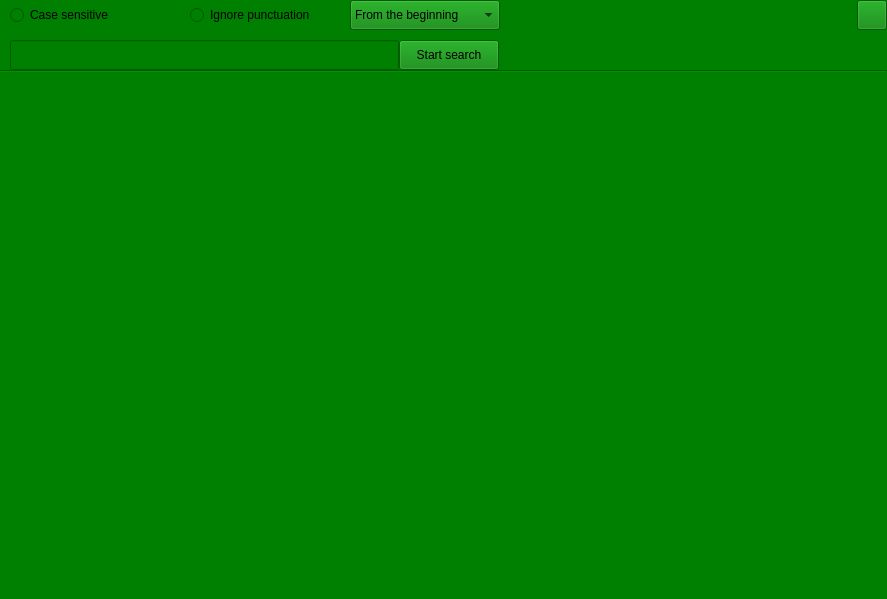
<?xml version="1.0" encoding="UTF-8"?>
<ui version="4.0">
 <class>ReadingSearchWidget</class>
 <widget class="QWidget" name="ReadingSearchWidget">
  <property name="geometry">
   <rect>
    <x>0</x>
    <y>0</y>
    <width>887</width>
    <height>599</height>
   </rect>
  </property>
  <property name="windowTitle">
   <string>Form</string>
  </property>
  <property name="styleSheet">
   <string notr="true">background-color:green;</string>
  </property>
  <layout class="QVBoxLayout" name="verticalLayout_2" stretch="0,0,0">
   <property name="spacing">
    <number>0</number>
   </property>
   <property name="leftMargin">
    <number>0</number>
   </property>
   <property name="topMargin">
    <number>0</number>
   </property>
   <property name="rightMargin">
    <number>0</number>
   </property>
   <property name="bottomMargin">
    <number>0</number>
   </property>
   <item>
    <layout class="QVBoxLayout" name="verticalLayout_3">
     <property name="spacing">
      <number>10</number>
     </property>
     <property name="leftMargin">
      <number>10</number>
     </property>
     <item>
      <layout class="QHBoxLayout" name="SearchSettingsLayout">
       <item>
        <widget class="QRadioButton" name="CaseSensitive">
         <property name="minimumSize">
          <size>
           <width>150</width>
           <height>30</height>
          </size>
         </property>
         <property name="maximumSize">
          <size>
           <width>150</width>
           <height>30</height>
          </size>
         </property>
         <property name="text">
          <string>Case sensitive</string>
         </property>
        </widget>
       </item>
       <item>
        <spacer name="horizontalSpacer_3">
         <property name="orientation">
          <enum>Qt::Horizontal</enum>
         </property>
         <property name="sizeType">
          <enum>QSizePolicy::Fixed</enum>
         </property>
         <property name="sizeHint" stdset="0">
          <size>
           <width>20</width>
           <height>20</height>
          </size>
         </property>
        </spacer>
       </item>
       <item>
        <widget class="QRadioButton" name="Punctuation">
         <property name="minimumSize">
          <size>
           <width>150</width>
           <height>30</height>
          </size>
         </property>
         <property name="maximumSize">
          <size>
           <width>150</width>
           <height>30</height>
          </size>
         </property>
         <property name="text">
          <string>Ignore punctuation</string>
         </property>
        </widget>
       </item>
       <item>
        <widget class="QComboBox" name="SearchType">
         <property name="minimumSize">
          <size>
           <width>150</width>
           <height>30</height>
          </size>
         </property>
         <property name="maximumSize">
          <size>
           <width>150</width>
           <height>30</height>
          </size>
         </property>
         <property name="baseSize">
          <size>
           <width>0</width>
           <height>0</height>
          </size>
         </property>
         <item>
          <property name="text">
           <string>From the beginning</string>
          </property>
         </item>
         <item>
          <property name="text">
           <string>From the end</string>
          </property>
         </item>
         <item>
          <property name="text">
           <string>From the current position</string>
          </property>
         </item>
        </widget>
       </item>
       <item>
        <spacer name="horizontalSpacer_2">
         <property name="orientation">
          <enum>Qt::Horizontal</enum>
         </property>
         <property name="sizeHint" stdset="0">
          <size>
           <width>40</width>
           <height>20</height>
          </size>
         </property>
        </spacer>
       </item>
       <item>
        <widget class="QPushButton" name="ExitButton">
         <property name="minimumSize">
          <size>
           <width>30</width>
           <height>30</height>
          </size>
         </property>
         <property name="maximumSize">
          <size>
           <width>30</width>
           <height>30</height>
          </size>
         </property>
         <property name="text">
          <string notr="true"/>
         </property>
         <property name="shortcut">
          <string notr="true"/>
         </property>
        </widget>
       </item>
      </layout>
     </item>
     <item>
      <layout class="QHBoxLayout" name="horizontalLayout_2">
       <property name="spacing">
        <number>0</number>
       </property>
       <item>
        <widget class="QLineEdit" name="lineEdit">
         <property name="minimumSize">
          <size>
           <width>200</width>
           <height>30</height>
          </size>
         </property>
         <property name="maximumSize">
          <size>
           <width>500</width>
           <height>30</height>
          </size>
         </property>
         <property name="inputMask">
          <string notr="true"/>
         </property>
         <property name="text">
          <string notr="true"/>
         </property>
        </widget>
       </item>
       <item>
        <widget class="QPushButton" name="StartSearch">
         <property name="minimumSize">
          <size>
           <width>100</width>
           <height>30</height>
          </size>
         </property>
         <property name="maximumSize">
          <size>
           <width>100</width>
           <height>30</height>
          </size>
         </property>
         <property name="text">
          <string>Start search</string>
         </property>
        </widget>
       </item>
       <item>
        <spacer name="horizontalSpacer">
         <property name="orientation">
          <enum>Qt::Horizontal</enum>
         </property>
         <property name="sizeHint" stdset="0">
          <size>
           <width>40</width>
           <height>20</height>
          </size>
         </property>
        </spacer>
       </item>
      </layout>
     </item>
    </layout>
   </item>
   <item>
    <widget class="Line" name="line">
     <property name="orientation">
      <enum>Qt::Horizontal</enum>
     </property>
    </widget>
   </item>
   <item>
    <widget class="QScrollArea" name="ResultsArea">
     <property name="frameShape">
      <enum>QFrame::NoFrame</enum>
     </property>
     <property name="widgetResizable">
      <bool>true</bool>
     </property>
     <widget class="QWidget" name="ResultsWidget">
      <property name="geometry">
       <rect>
        <x>0</x>
        <y>0</y>
        <width>887</width>
        <height>520</height>
       </rect>
      </property>
     </widget>
    </widget>
   </item>
  </layout>
 </widget>
 <resources/>
 <connections/>
</ui>
